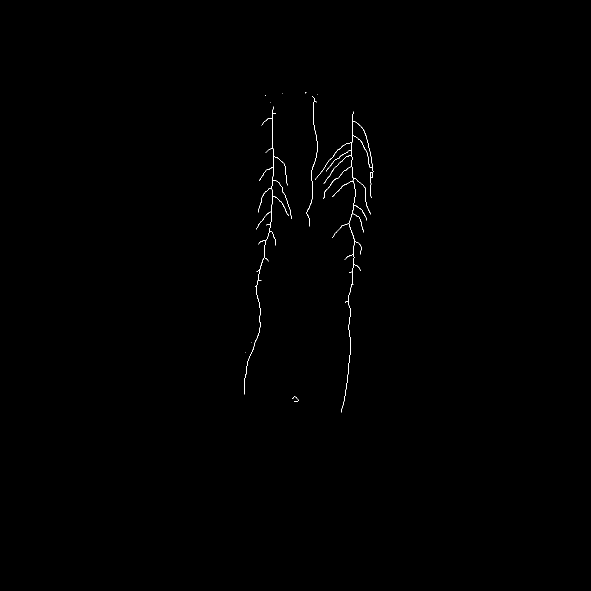
#> input picture simpleskeleton.png, 1181 x 1181 px (shown at 1/2 size)
$ python graph.py simpleskeleton.png
#> lines starting #> are read from the running program, lines starting #| are printed output that depends on the picture; after the words box and inside, x2 and y2 are one past the last pixel; in counts of white or black regions, pixels touching at a corner belong together
#!/usr/bin/env python3

import cv2
import sys
import numpy
from os import system
import os.path
from collections import deque


def neighbours(x, y, image):
    img = image
    x_1, y_1, x1, y1 = x-1, y-1, x+1, y+1
    return [ img[x_1][y], img[x_1][y1], img[x][y1], img[x1][y1],
                img[x1][y], img[x1][y_1], img[x][y_1], img[x_1][y_1] ]


def notSoNeighbours(x, y, image):
    img = image
    return [ img[x][y+2], img[x+1][y+2], img[x+2][y+2], img[x+2][y+1], img[x+2][y], img[x+2][y-1], img[x+2][y-2], img[x+1][y-2], img[x][y-2],
             img[x-1][y-2], img[x-2][y-2], img[x-2][y-1], img[x-2][y], img[x-2][y+1], img[x-2][y+2], img[x-1][y+2] ]


def neighboursCoors(x, y):
    y, x = x, y
    return [ [y-1, x], [y-1, x+1], [y, x+1], [y+1, x+1], [y+1, x], [y+1, x-1], [y, x-1], [y-1, x-1] ]


def transitions(neighbours):
    n = neighbours + neighbours[0:1]
    return sum( (n1, n2) == (0, 1) for n1, n2 in zip(n, n[1:]) )


def getEndPoints(skeleton):
    height, width = skeleton.shape
    endPoints = list()
    for i in range(1, height - 1):
        for j in range(1, width - 1):
            if skeleton[i, j] and numpy.sum(neighbours(i, j, skeleton)) == 1:
                endPoints.append([i, j])
    return endPoints


def intersectionPoints(nLabels, labels, root):
    height, width = labels.shape
    intPoints = list()
    label = 1
    while label < nLabels:
        cluster = numpy.zeros_like(labels)
        cluster[numpy.where(labels == label)] = 1
        clusterSize = numpy.sum(cluster)
        points = list()
        for i in range(1, height - 1):
            for j in range(1, width - 1):
                if cluster[i, j]:
                    points.append([i, j])

        if clusterSize > 5 or len(numpy.unique([p[0] for p in points])) > 3 or len(numpy.unique([p[1] for p in points])) > 3:
            if len(numpy.unique([p[0] for p in points])) > len(numpy.unique([p[1] for p in points])):
                max = numpy.max([p[0] for p in points])
                min = numpy.min([p[0] for p in points])
                col = 0
            else:
                max = numpy.max([p[1] for p in points])
                min = numpy.min([p[1] for p in points])
                col = 1
            midPoint = (max+min)/2
            newLabelPoints = 0
            i = 0
            while i < len(points):
                if points[i][col] > midPoint:
                    labels[points[i][0], points[i][1]] = nLabels
                    points.remove(points[i])
                    newLabelPoints += 1
                    i -= 1
                i += 1
            nLabels += 1
            clusterSize -= newLabelPoints

        if clusterSize == 1:
            intPoints.append(points[0])

        if clusterSize == 2:
            if len(numpy.unique([p[0] for p in points])) == 2 and len(numpy.unique([p[1] for p in points])) == 2:
                if root[points[0][0], points[1][1]]:
                    intPoints.append([points[0][0], points[1][1]])
                elif root[points[1][0], points[0][1]]:
                    intPoints.append([points[1][0], points[0][1]])
                else:
                    clusterSize = 5
            else:
                clusterSize = 5 #si ninguno de los dos casos funciona que se decida por vecinos

        if 3 <= clusterSize <= 4:
            p = numpy.sum(points, axis=0)
            px = int(numpy.round(p[0]/len(points)))
            py = int(numpy.round(p[1]/len(points)))
            if [px, py] in points:
                intPoints.append([px, py])
            else:
                clusterSize = 5

        if clusterSize > 4:
            clusterNeighbours = list()
            for i in range(len(points)):
                clusterNeighbours.append(numpy.sum(neighbours(points[i][0], points[i][1], cluster)))
            maxindx = numpy.argmax(clusterNeighbours)
            intPoints.append(points[maxindx])

        label += 1 #endwhile

    return intPoints


def getHighestEndPoint(endPoints):
    indx = numpy.argmin(endPoints,axis=0)
    indx = indx[0]
    return endPoints[indx]


def intersectionIndex(point, pointsPerLabel):
    labels = len(pointsPerLabel)
    index = -1
    for i in range(labels):
        found = point in pointsPerLabel[i]
        if found:
            index = i
            break
    return index


def getNearestIntersectionPoint(point, intersectionPoints):
    winDist = numpy.linalg.norm(numpy.array(intersectionPoints[0])-numpy.array(point[:]))
    index = 0
    for i in range(1, len(intersectionPoints)):
        dist = numpy.linalg.norm(numpy.array(intersectionPoints[i])-numpy.array(point))
        if dist < winDist:
            winDist = dist
            index = i
    return intersectionPoints[index]


def nextNode(point, visited, label, endPoints, interPoints, nodes, connections, lengths, lastNode):
    walked = 0
    while True:
        if point in endPoints:
            nodes.append(point)
            connections.append([nodes.index(lastNode), len(nodes) - 1])
            lengths.append(walked)
            print('Punto final')
            return
        else:
            if not point:
                nearestInterPoint = getNearestIntersectionPoint(visited[-1], interPoints)
                connections.append([nodes.index(lastNode), nodes.index(nearestInterPoint)])
                lengths.append(walked)
                return
            else:
                n = neighboursCoors(point[0], point[1])
                if point in interPoints:
                    flag = point not in nodes
                    if flag:
                        nodes.append(point)
                    connections.append([nodes.index(lastNode), len(nodes) - 1])
                    lengths.append(walked)
                    print('Interseccion')
                    if flag:
                        nextPoints = list()
                        for i in range(0,8,2):
                            if label[n[i][0], n[i][1]] and not n[i] in visited:
                                nextPoints.append(n[i])
                                visited.append(n[i])
                        for i in range(len(nextPoints)):
                            print('Recursiva')
                            visited.append(point)
                            nextNode(nextPoints[i], visited, label, endPoints, interPoints, nodes, connections, lengths, point)
                        nextPoints = list()
                        for i in range(1,8,2):
                            if label[n[i][0], n[i][1]] and not n[i] in visited:
                                nextPoints.append(n[i])
                                visited.append(n[i])
                        for i in range(len(nextPoints)):
                            print('Recursiva')
                            visited.append(point)
                            nextNode(nextPoints[i], visited, label, endPoints, interPoints, nodes, connections, lengths, point)
                        return
                else:
                    visited.append(point)
                    nextPoint = list()
                    if label[n[0][0], n[0][1]] and not n[0] in visited: nextPoint = n[0]
                    if label[n[2][0], n[2][1]] and not n[2] in visited: nextPoint = n[2]
                    if label[n[4][0], n[4][1]] and not n[4] in visited: nextPoint = n[4]
                    if label[n[6][0], n[6][1]] and not n[6] in visited: nextPoint = n[6]
                    if len(nextPoint) == 0:
                        if label[n[1][0], n[1][1]] and not n[1] in visited: nextPoint = n[1]
                        if label[n[3][0], n[3][1]] and not n[3] in visited: nextPoint = n[3]
                        if label[n[5][0], n[5][1]] and not n[5] in visited: nextPoint = n[5]
                        if label[n[7][0], n[7][1]] and not n[7] in visited: nextPoint = n[7]
                    point = nextPoint
                    walked += 1


def makeGraph(roots):
    width, height = roots.shape
    endPoints = getEndPoints(roots)
    intsctl = list()
    for i in range(1, width - 1):
        for j in range(1, height - 1):
            if roots[i, j] and transitions(notSoNeighbours(i, j, roots)) > 2 and numpy.sum(neighbours(i, j, roots)) > 2:
                intsctl.append((i, j))
    intersect = numpy.zeros_like(labels)
    for index in range(len(intsctl)):
        intersect[intsctl[index][0], intsctl[index][1]] = 1
    nintlabel, intlabels, intstats, centroids = cv2.connectedComponentsWithStats(numpy.uint8(intersect))

    interPoints = intersectionPoints(nintlabel, intlabels, roots)

    pointsPerLabel = list()
    for label in range(1, nintlabel):
        pointsPerLabel.append(numpy.where(intlabels == label))
    initPoint = getHighestEndPoint(endPoints)
    endPoints.remove(initPoint)
    visited = deque()
    nodes = list()
    connections = list()
    lengths = list()
    nodes.append(initPoint)
    nextNode(initPoint, visited, roots, endPoints, interPoints, nodes, connections, lengths, initPoint)
    return nodes, connections, lengths


def drawGraph(canvas, nodes, connections):
    for edge in connections:
        p1 = tuple(reversed(nodes[edge[0]]))
        p2 = tuple(reversed(nodes[edge[1]]))
        cv2.line(canvas, p1, p2, (255, 255, 255), 1)
        cv2.circle(canvas, p1, 2, (0, 0, 255), -1)
        cv2.circle(canvas, p2, 2, (0, 0, 255), -1)
    return canvas


filename = sys.argv[1]
img = cv2.imread(filename, cv2.IMREAD_GRAYSCALE)
#> img: shape (1181, 1181); values 0 (black) and 1 (white), 0.22% white in thin lines or dots, all inside (x1, y1, x2, y2) = (488, 184, 747, 825)
file = os.path.split(filename)
root = file[0]
root = os.path.dirname(root)
file = file[1]
file = os.path.splitext(file)
file = file[0]


nlabels, labels, stats, centroids = cv2.connectedComponentsWithStats(numpy.uint8(img))
#> labels: shape (1181, 1181) int32; 12 distinct labels, from 0 to 11
#> nlabels = 12; stats = [[0, 0, 1181, 1181, 1391727], [610, 184, 3, 3, 4], [564, 186, 1, 1, 1], [634, 189, 1, 1, 1], [530, 190, 2, 2, 2], [613, 192, 22, 261, 275], [540, 204, 1, 1, 1], [488, 213, 95, 576, 1092], [630, 223, 117, 602, 1630], [503, 685, 1, 1, 1], [491, 705, 1, 1, 1], [584, 793, 13, 11, 26]]; centroids = [[589.9, 590.4], [610.8, 184.8], [564, 186], [634, 189], [530.5, 190.5], [625.7, 321.7], [540, 204], [535.2, 452.7], [701.6, 426.6], [503, 685], [491, 705], [591, 798.1]]
largestLabels = numpy.argpartition(stats[1:, -1], -3)[-3:] + 1
#> largestLabels = [5, 7, 8]
label1 = numpy.zeros_like(labels)
label2 = numpy.zeros_like(labels)
label3 = numpy.zeros_like(labels)
label1[numpy.where(labels == largestLabels[0])] = 1
label1 = numpy.uint8(label1)
label2[numpy.where(labels == largestLabels[1])] = 1
label2 = numpy.uint8(label2)
label3[numpy.where(labels == largestLabels[2])] = 1
label3 = numpy.uint8(label3)

nodes1, connections1, lengths1 = makeGraph(label1)
nodes2, connections2, lengths2 = makeGraph(label2)
nodes3, connections3, lengths3 = makeGraph(label3)

width, height = img.shape
#> width = 1181; height = 1181
graph = numpy.zeros((width, height, 3), numpy.uint8)

graph = drawGraph(graph, nodes1, connections1)
graph = drawGraph(graph, nodes2, connections2)
#> after the loop in drawGraph (call 2), `for edge in connections:`:
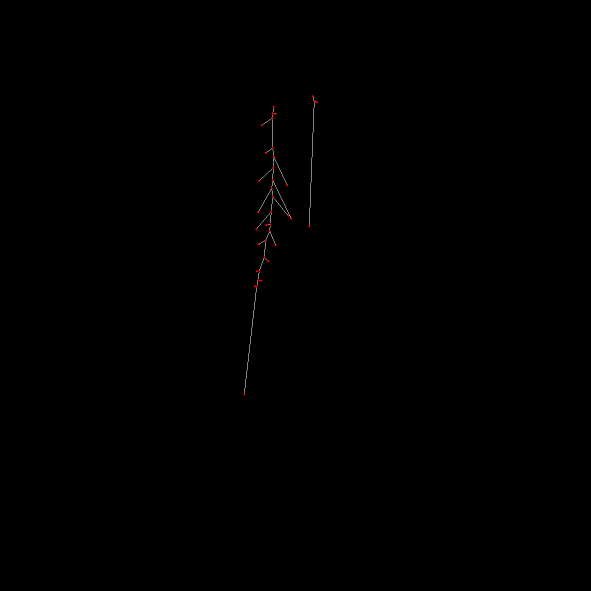
#> canvas: shape (1181, 1181, 3) (shown at 1/2 size); mean of channels 0, 1, 2 0.2, 0.2, 0.3; drawn as B, G, R
graph = drawGraph(graph, nodes3, connections3)
#> after the loop in drawGraph (call 3), `for edge in connections:`:
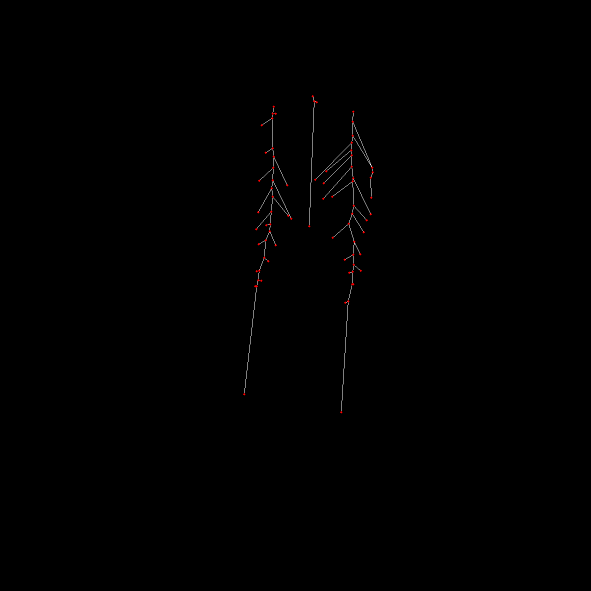
#> canvas: shape (1181, 1181, 3) (shown at 1/2 size); 0.12% of pixels changed, all inside (x1, y1, x2, y2) = (628, 221, 748, 827); drawn as B, G, R

graphpath = os.path.join('graphs/', file + '_graph.png')
graphpath = os.path.join(root, graphpath)

cv2.imwrite(graphpath, graph, (cv2.IMWRITE_PNG_COMPRESSION, 0))

# [30 lines of commented-out code are left out]

$ run again, on skeleton2.png
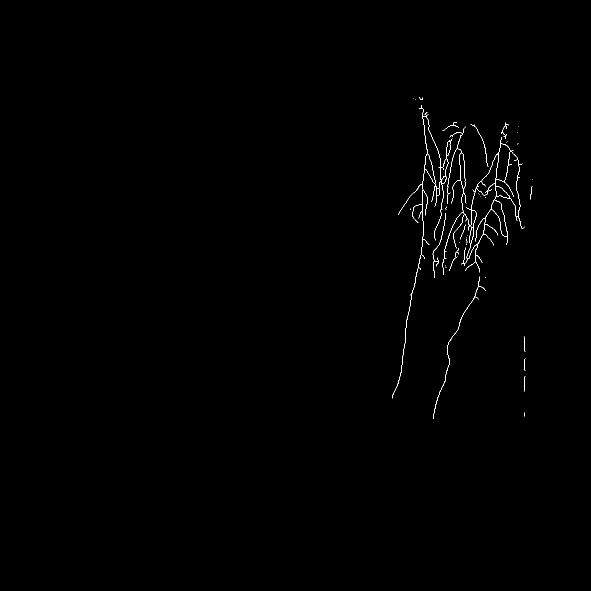
#> input picture skeleton2.png, 1181 x 1181 px (shown at 1/2 size)
#> img: shape (1181, 1181); 0.35% white in thin lines or dots, all inside (x1, y1, x2, y2) = (784, 194, 1065, 838)
#> labels: shape (1181, 1181) int32; 38 distinct labels, from 0 to 37
#> nlabels = 38; stats = 38 rows, first 6: [0, 0, 1181, 1181, 1389907], [839, 194, 7, 6, 14], [826, 197, 1, 1, 1], [831, 198, 1, 1, 1], [784, 210, 121, 587, 1516], [849, 224, 6, 5, 9]; centroids = 38 pairs, first value 588.8 to 1064, second value 197 to 828.5
#> largestLabels = [32, 4, 9]
#> after the loop in drawGraph (call 2), `for edge in connections:`:
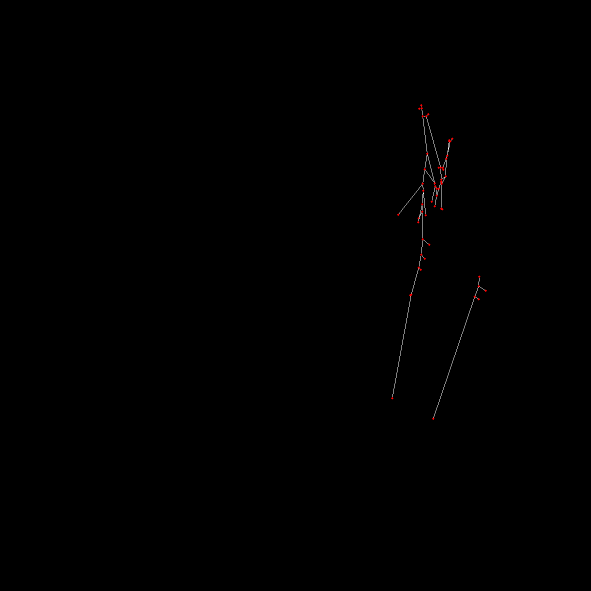
#> canvas: shape (1181, 1181, 3) (shown at 1/2 size); mean of channels 0, 1, 2 0.3, 0.3, 0.4; drawn as B, G, R
#> after the loop in drawGraph (call 3), `for edge in connections:`:
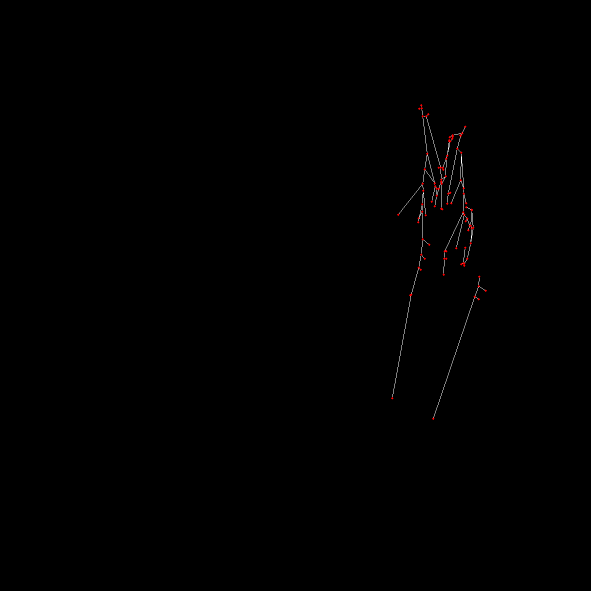
#> canvas: shape (1181, 1181, 3) (shown at 1/2 size); 0.09% of pixels changed, all inside (x1, y1, x2, y2) = (885, 251, 949, 552); drawn as B, G, R
